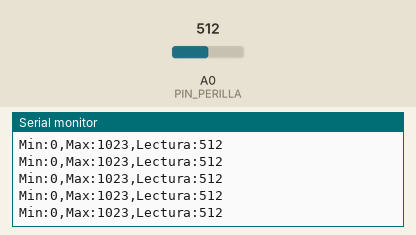
This sketch was run on a simulated Arduino Uno, built with avr-gcc and run on an emulated ATmega328P. Parts: the last lines printed to the serial monitor. The inputs (shaded band) are chosen by the test bench; at power-on: A0 (PIN_PERILLA) = 512.

Above: at 1.2 s.
1.3 s: A0 (PIN_PERILLA) set to 11
At 1.33 s:
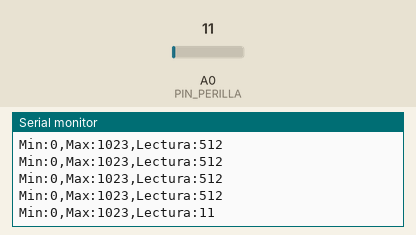
4.3 s: A0 (PIN_PERILLA) set to 8
At 4.3 s:
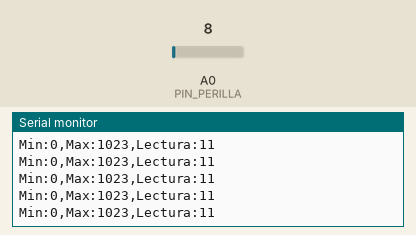
5.8 s: A0 (PIN_PERILLA) set to 986
At 5.81 s:
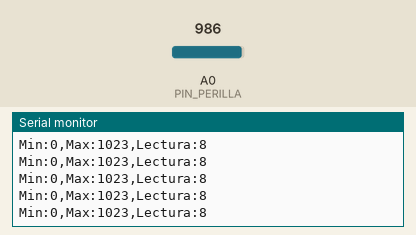
7.3 s: A0 (PIN_PERILLA) set to 1010
At 7.33 s:
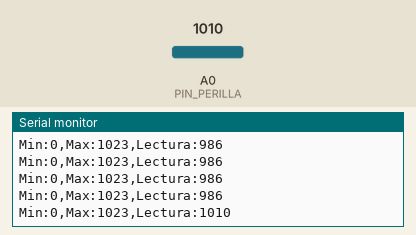
Timing chart, 0 to 10.3 s (numbered marks = the images above; inputs shaded):
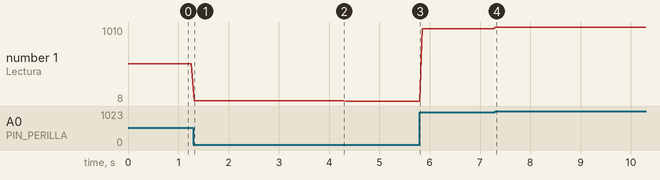

The sketch:

P09a_perilla_plotter.ino
```cpp
/*
  P09a · La perilla como gráfica (Serial Plotter)             Sesión 5
  ------------------------------------------------------------------
  Qué hace: manda la lectura de la perilla en un formato que el Serial Plotter
  convierte en una gráfica. Gira la perilla despacio y mira cómo se mueve la línea.

  Conexiones: las mismas de P09
    Potenciómetro   extremo -> 5 V ; centro -> A0 ; otro extremo -> GND

  Cómo verla: sube el programa y abre Herramientas -> Serial Plotter (velocidad 9600).
  Cierra antes el Monitor Serie: los dos usan el mismo puerto.

  Ideas clave:
    - El Serial Plotter entiende líneas con el formato  nombre:valor  separadas por comas.
      Cada nombre es una línea de color en la gráfica.
    - "Min" y "Max" son dos líneas fijas (0 y 1023). Sirven de marco: así la gráfica
      no cambia de escala mientras giras la perilla.
    - Un solo println por vuelta: cada vuelta del loop es un punto de la gráfica.

  Retos:  - Quita las líneas Min y Max. ¿Qué pasa con la escala de la gráfica?
          - Gira la perilla lo más rápido que puedas. ¿La línea la sigue?
          - Deja la perilla quieta. ¿La línea es completamente plana?
*/

const int PIN_PERILLA = A0;

void setup() {
  Serial.begin(9600);
}

void loop() {
  int lectura = analogRead(PIN_PERILLA);          // 0 a 1023

  Serial.print("Min:0,Max:1023,Lectura:");
  Serial.println(lectura);
  delay(50);                                      // unos 20 puntos por segundo
}
```

Measured:
- after the input at 1.3 s, the serial monitor: prints a new line at once (image 1)
- after the input at 7.3 s, the serial monitor: prints a new line at once (image 4)
- plotted number 1: 512 → 11 after the input at 1.3 s, 11 → 8 after the input at 4.3 s, 8 → 986 after the input at 5.8 s, 986 → 1010 after the input at 7.3 s
